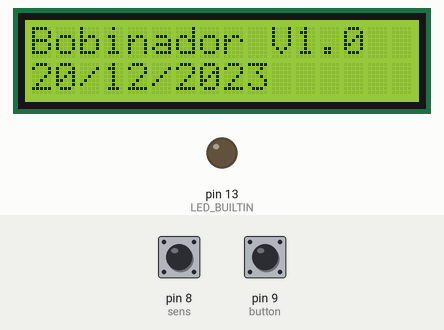
This sketch was run on a simulated Arduino Uno, built with avr-gcc and run on an emulated ATmega328P. Parts: 16×2 character LCD, output pins drawn as LEDs (lit = HIGH). Inputs (shaded band) come from the test bench; at power-on: pin 9 (button) LOW, pin 8 (sens) LOW. What the sketch prints to the serial monitor is not drawn.

Above: at 1.2 s.
1.3 s: pin 9 (button) pulled HIGH for 3.2 s
At 1.7 s:
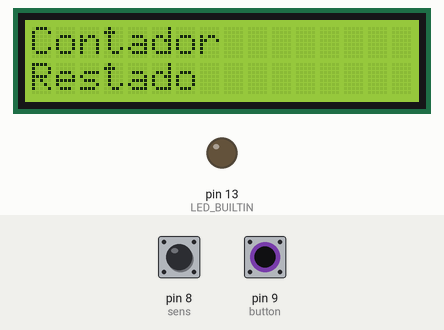
6.8 s: pin 9 (button) pulled HIGH for 0.15 s
9.9 s: pin 9 (button) pulled HIGH for 1 s
13.4 s: pin 8 (sens) pulsed HIGH 5 times (0.12 s each, 0.3 s apart)
At 15.8 s:
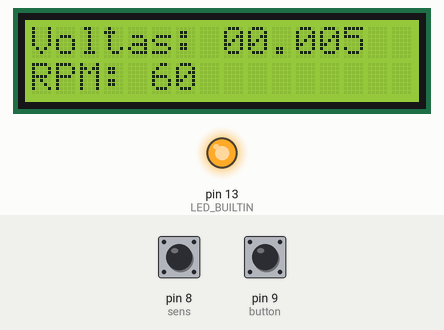
16.4 s: pin 8 (sens) driven HIGH
At 17.7 s:
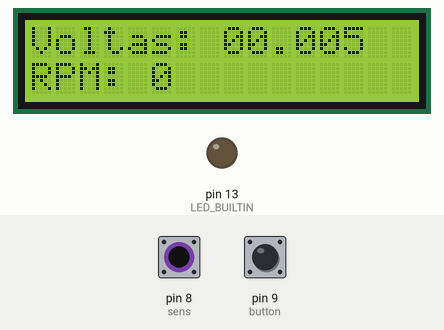
18.0 s: pin 8 (sens) driven LOW
At 20.2 s:
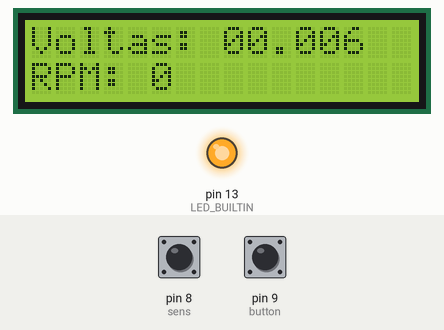
Timing chart, 0 to 21.0 s (numbered marks = the images above; inputs shaded):
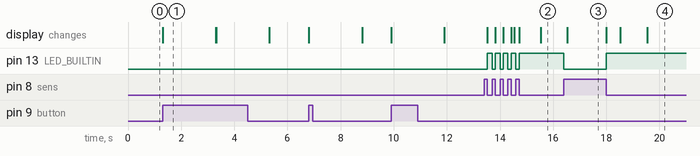

Measured:
- after the input at 1.3 s, the display: changes at once (image 1)
- after the input at 13.4 s, pin 13 (LED_BUILTIN): alternates HIGH for 0.18 s and LOW for 0.12 s, 9 changes in all, then stays HIGH, starting after 0.12 s; the display: first changes after 0.13 s (image 2 shows a later state)
- after the input at 16.4 s, pin 13 (LED_BUILTIN): HIGH → LOW at once
- after the input at 18.0 s, pin 13 (LED_BUILTIN): LOW → HIGH at once; the display: changes at once (image 4)
- what the display in image 1 shows lasts 2.0 s, from 1.3 s to 3.3 s

The sketch:

main.ino
```cpp
#include <LiquidCrystal.h>

//Tela
const int rs = 12, en = 11, d4 = 5, d5 = 4, d6 = 3, d7 = 2;
LiquidCrystal lcd(rs, en, d4, d5, d6, d7);

//Sensor
int sens = 8;
long count = 0;
int detect = 0;
int button =  9;
boolean flag = 0;
long nowMillis = millis();
long lastMillis = millis();
long lastCount = 0;

void setup() {
  lcd.begin(16,2);
  pinMode(LED_BUILTIN, OUTPUT);
  pinMode(sens, INPUT);
  pinMode(button, INPUT);
  Serial.begin(9600);
  showGreetings();
}

void loop() {
  if (digitalRead(button) == HIGH) {
    resetCounter();
  }

  detect = digitalRead(sens);
  if (detect) flag = 1;

  if(detect == LOW && flag) {
    flag = 0;
    count++;
    digitalWrite(LED_BUILTIN, HIGH);
    printWithMask(count);
  } else if(detect == HIGH) {
    digitalWrite(LED_BUILTIN, LOW);
  }

  nowMillis = millis();
  if((nowMillis - lastMillis) > 1000 && count > 0){
    int cpm = (count - lastCount) * 60;
    lcd.setCursor(0,1);
    lcd.print("                ");
    lcd.setCursor(0,1);
    lcd.print("RPM: ");
    lcd.print(cpm);
    lastMillis = nowMillis;
    lastCount = count;
  }
}

void printWithMask(long count){
  char buff[6];
  sprintf(buff, "%.5ld", count); // buff will be "01238"
  char withDot[7];
  withDot[0] = buff[0];
  withDot[1] = buff[1];
  withDot[2] = '.';
  withDot[3] = buff[2];
  withDot[4] = buff[3];
  withDot[5] = buff[4];
  withDot[6] = '\0'; // The terminating NULL

  Serial.print("Voltas: ");
  Serial.println(withDot);
  lcd.setCursor(0,0);
  lcd.print("                ");
  lcd.setCursor(0,0);
  lcd.print("Voltas: ");
  lcd.print(withDot);
}

void resetCounter(){
  count =0;
    Serial.println(count);
    lcd.clear();
    lcd.setCursor(0,0);
    lcd.print("Contador");
    lcd.setCursor(0,1);
    lcd.print("Restado");
    delay(2000);
    showGreetings();
}

void  showGreetings(){
  lcd.setCursor(0,0);
  lcd.print("Bobinador V1.0");
  lcd.setCursor(0,1);
  lcd.print("20/12/2023");
}
```
